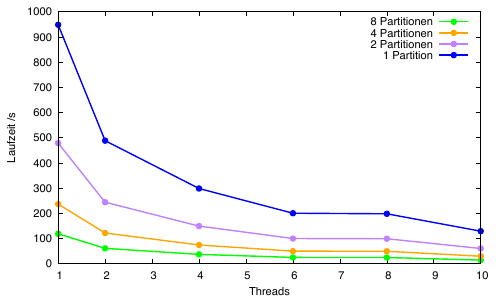

The script that saved this image:
set style data lines

set xlabel "Threads"
set ylabel "Laufzeit /s"

plot 'comp_all_partitions.dat' index 0 w lp pt 7 ps 0.6 lc rgb "green" lw 2 title "8 Partitionen", \
     ''             index 1 w lp pt 7 ps 0.6 lc rgb "orange" lw 2 title "4 Partitionen", \
     ''             index 2 w lp pt 7 ps 0.6 lc rgb "purple" lw 2 title "2 Partitionen", \
     ''             index 3 w lp pt 7 ps 0.6 lc rgb "blue" lw 2 title "1 Partition"

set term pdf
set output "comp_all_partitions.pdf"
replot
